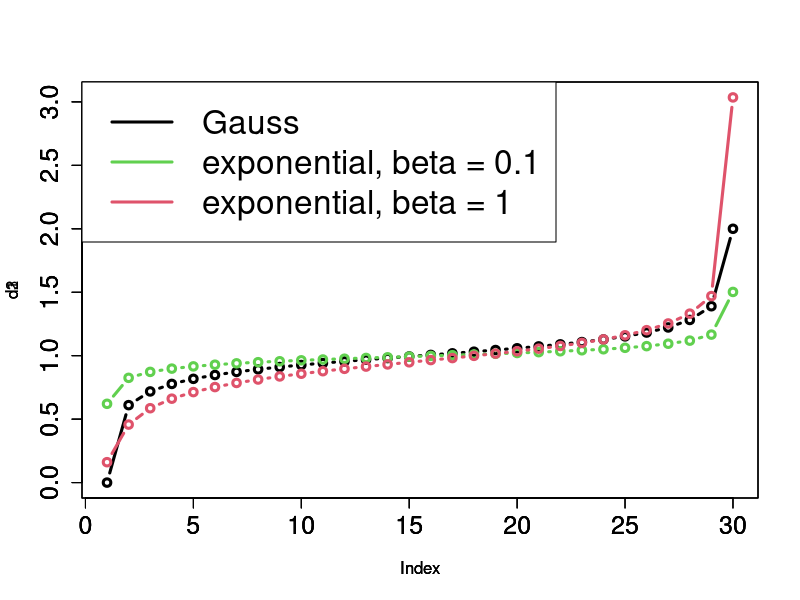
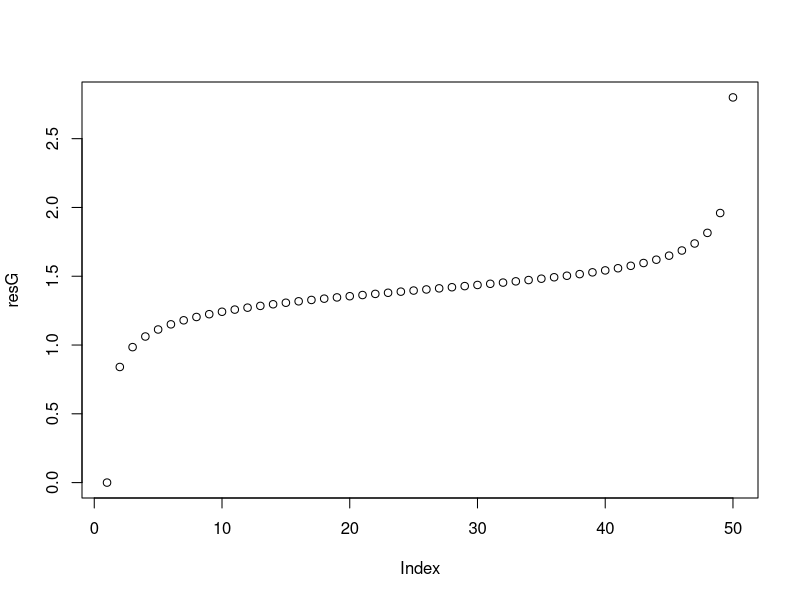

Generate these figures, in order, with R: (Note: this script raises an error after producing the figures.)


### ### ### ### ### ### ### ###
### ### ### ### ### ### ### ###
### ### ### ### ### ### ### ###

data_gauss_noPruning <- function(n, beta)
{
  sqrt(beta/n) * (sqrt(n-1) - sqrt((1:n)*(n-(1:n))) + sqrt(((1:n)-1)*(n-(1:n)+1)))
}

### ### ### ### ### ### ### ###
### ### ### ### ### ### ### ###
### ### ### ### ### ### ### ###


data_poisson_noPruning <- function(n, beta, Y)
{
  poisson_zero <- function(t, n, x, Y, beta)
  {(t/n) * x * log(x)  - Y*log(Y) + (Y - (t/n)*x)*log((Y-(t/n)*x)/(1-(t/n))) - beta/n}

  y <- NULL
  for(t in 1:(n-1))
  {
    poisson_zero_x <- function(x) poisson_zero(t, n, x, Y, beta)
    res <- uniroot(poisson_zero_x, interval = c(0.0001, Y))
    y <- c(y, res$root)
  }
  y <- c(y, Y)
  res <- diff((1:n) * y)
  res <- c(y[1], res)

  return(res)
}


### ### ### ### ### ### ### ###
### ### ### ### ### ### ### ###
### ### ### ### ### ### ### ###


data_exponential_noPruning <- function(n, beta, Y)
{
  exponential_zero <- function(t, n, x, Y, beta)
  {- log((Y-(t/n)*x)/(Y-(t/n)*Y)) + (t/n)*log((Y-(t/n)*x)/(x-(t/n)*x)) - beta/n}

  y <- NULL
  for(t in 1:(n-1))
  {
    exponential_zero_x <- function(x) exponential_zero(t, n, x, Y, beta)
    res <- uniroot(exponential_zero_x, interval = c(0, Y))
    y <- c(y, res$root)
  }
  y <- c(y, Y)
  res <- diff((1:n) * y)
  res <- c(y[1], res)

  return(res)
}



### ### ### ### ### ### ### ###### ### ### ### ### ### ### ###### ### ### ### ### ### ### ###
### ### ### ### ### ### ### ###### ### ### ### ### ### ### ###### ### ### ### ### ### ### ###
### ### ### ### ### ### ### ###### ### ### ### ### ### ### ###### ### ### ### ### ### ### ###


n <- 30
Y <- 1
### to get mean = Y
beta <- n/(n-1)*Y^2

d1 <- data_gauss_noPruning(n, beta = beta)
d2 <- data_exponential_noPruning(n, beta = 0.1, Y = Y)
d3 <- data_exponential_noPruning(n, beta = 1, Y = Y)


ylimi <- c(min(d1,d2,d3), max(d1,d2,d3))
plot(d1, type = 'b', lwd = 3, ylim = ylimi, cex.axis = 1.5)
par(new = TRUE)
#plot(data_poisson_noPruning(50, 2, 3), type = 'b', lwd = 3, col = 3)
#par(new = TRUE)
plot(d2, type = 'b', lwd = 3, col = 3, ylim = ylimi, cex.axis = 1.5)
par(new = TRUE)
plot(d3, type = 'b', lwd = 3, col = 2,  ylim = ylimi, cex.axis = 1.5)
legend("topleft", legend = c("Gauss", "exponential, beta = 0.1",  "exponential, beta = 1"), col = c(1,3,2), lty = 1, lwd = 3, cex = 2)
mean(d1)
mean(d2)
mean(d3)



### ### ### ### ### ### ### ###### ### ### ### ### ### ### ###### ### ### ### ### ### ### ###
### ### ### ### ### ### ### ###### ### ### ### ### ### ### ###### ### ### ### ### ### ### ###
### ### ### ### ### ### ### ###### ### ### ### ### ### ### ###### ### ### ### ### ### ### ###

### verification

### ### ### ### ### ### ### ###
### ### ### ### ### ### ### ###

resG <- data_gauss_noPruning(50, 2)
resP <- data_poisson_noPruning(50, 2, 3)
resE <- data_exponential_noPruning(50, 2, 1)

plot(resG)
cumy <- ceiling(cumsum(resPoisson))


plot_data_poisson_noPruning <- function(res)
{
  n <- length(res)
  cumy <- cumsum(res)
  u <- cumy[1]
  res <- (u - u *log(u))
  x <- log((cumy[n] - cumy[1])/(n-1))
  mini <- (n-1)*exp(x) - (cumy[n] - cumy[1])*x + res

  for(t in 1:(n-1))
  {
    Cost <- function(x)
    {
      u <- cumy[t]/t
      res <- t*(u - u *log(u))
      return((n-t)*exp(x) - (cumy[n] - cumy[t])*x + res)
    }

    curve(Cost, from = log(cumy[n]/n)-0.1, to = log(cumy[n] - cumy[n-1])+0.3, ylim = c(mini-0.1,mini+2), n = 1000, col = t)
    par(new = TRUE)
  }

  par(new = FALSE)
}


plot_data_poisson_noPruning(resP)


### ### ### ### ### ### ### ###
### ### ### ### ### ### ### ###
### ### ### ### ### ### ### ###
### ### ### ### ### ### ### ###
### ### ### ### ### ### ### ###
### ### ### ### ### ### ### ###
### ### ### ### ### ### ### ###
### ### ### ### ### ### ### ###




plot_data_exponential_noPruning <- function(res)
{
  n <- length(res)
  cumy <- cumsum(res)
  u <- cumy[1]
  res <- 1 + log(u)
  x <- 1/((cumy[n] - cumy[1])/(n-1))
  mini <- (n-1)*(-log(x)) + (cumy[n] - cumy[1])*x + res


  for(t in 1:(n-1))
  {
    Cost <- function(x)
    {
      u <- cumy[t]/t
      res <- t*(1 + 1 *log(u))
      return(-(n-t)*log(x) + (cumy[n] - cumy[t])*x + res)
    }

    curve(Cost, n = 1000, col = t, from = 0, to = 1, ylim = c(mini-0.01, mini+3))
    par(new = TRUE)
  }
  par(new = FALSE)
}


plot_data_exponential_noPruning(resE)



